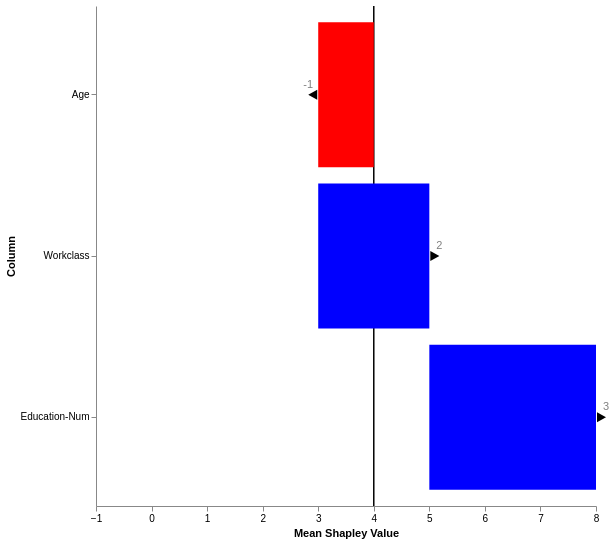

Vega-Lite specification for this chart:
### Vega specification from a JSON file in a GitHub repository (floating-point values rounded to 4 significant figures)
{"$schema": "https://vega.github.io/schema/vega/v5.json", "description": "Mean Shapley Values Bar Plot with Accumulated Bars.", "width": 500, "height": 500, "padding": 5, "data": [{"name": "expected_value", "values": [{"Column": "expected_value", "Mean Shapley Value": 4}]}, {"name": "table", "values": [{"Column": "Age", "Mean Shapley Value": -1, "expected_value": 4}, {"Column": "Workclass", "Mean Shapley Value": 2, "expected_value": 4}, {"Column": "Education-Num", "Mean Shapley Value": 3, "expected_value": 4}], "transform": [{"type": "formula", "expr": "round(datum['Mean Shapley Value'] * 100) / 100", "as": "Rounded Mean Shapley Value"}, {"type": "window", "sort": [{"field": "Column"}], "ops": ["sum"], "fields": ["Rounded Mean Shapley Value"], "as": ["cumulative_sum"], "frame": [null, 0]}, {"type": "formula", "expr": "datum.cumulative_sum - datum['Rounded Mean Shapley Value'] + datum.expected_value", "as": "cumulative_sum_with_expected_value"}, {"type": "formula", "expr": "datum.cumulative_sum + datum.expected_value", "as": "end"}]}], "scales": [{"name": "yscale", "type": "band", "domain": {"data": "table", "field": "Column"}, "range": "height", "padding": 0.1}, {"name": "xscale", "type": "linear", "domain": {"data": "table", "fields": ["start", "cumulative_sum", "end", "cumulative_sum_with_expected_value"]}, "range": "width", "nice": true, "zero": true}], "axes": [{"orient": "left", "scale": "yscale", "title": "Column"}, {"orient": "bottom", "scale": "xscale", "title": "Mean Shapley Value"}], "marks": [{"type": "rule", "encode": {"enter": {"x": {"scale": "xscale", "signal": "4"}, "y": {"value": 0}, "y2": {"signal": "height"}, "strokeWidth": {"value": 1.5}, "stroke": {"value": "black"}}}}, {"type": "rect", "from": {"data": "table"}, "encode": {"enter": {"y": {"scale": "yscale", "field": "Column"}, "height": {"scale": "yscale", "band": 1}, "x": {"scale": "xscale", "field": "cumulative_sum_with_expected_value"}, "x2": {"scale": "xscale", "field": "end"}}, "update": {"fill": [{"test": "datum['Rounded Mean Shapley Value'] < 0", "value": "red"}, {"test": "datum['Rounded Mean Shapley Value'] >= 0", "value": "blue"}]}, "hover": {"fill": {"value": "lightgrey"}}}}, {"type": "text", "from": {"data": "table"}, "encode": {"enter": {"y": {"scale": "yscale", "field": "Column", "band": 0.5, "offset": {"signal": "-10"}}, "x": {"scale": "xscale", "signal": "datum.end", "offset": {"signal": "datum['Rounded Mean Shapley Value'] < 0 ? -10 : 10"}}, "align": {"value": "center"}, "baseline": {"value": "middle"}, "text": {"field": "Rounded Mean Shapley Value"}, "fill": {"value": "grey"}}}}, {"type": "path", "from": {"data": "table"}, "encode": {"enter": {"y": {"scale": "yscale", "field": "Column", "band": 0.5}, "x": {"scale": "xscale", "field": "end"}, "path": {"signal": "datum['Rounded Mean Shapley Value'] < 0 ? 'M-1,-5 L-1,5 L-10,0 Z' : 'M1,-5 L1,5 L10,0 Z'"}, "fill": {"value": "black"}}}}]}
